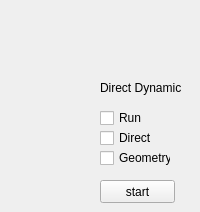
      <widget class="QWidget" name="page_direct_select">
       <widget class="QCheckBox" name="directRunCBox">
        <property name="geometry">
         <rect>
          <x>100</x>
          <y>110</y>
          <width>71</width>
          <height>16</height>
         </rect>
        </property>
        <property name="text">
         <string>Run</string>
        </property>
       </widget>
       <widget class="QLabel" name="directLable">
        <property name="geometry">
         <rect>
          <x>100</x>
          <y>80</y>
          <width>91</width>
          <height>16</height>
         </rect>
        </property>
        <property name="text">
         <string>Direct Dynamic</string>
        </property>
       </widget>
       <widget class="QCheckBox" name="directCBox">
        <property name="geometry">
         <rect>
          <x>100</x>
          <y>130</y>
          <width>71</width>
          <height>16</height>
         </rect>
        </property>
        <property name="text">
         <string>Direct</string>
        </property>
       </widget>
       <widget class="QCheckBox" name="geometryCBox">
        <property name="geometry">
         <rect>
          <x>100</x>
          <y>150</y>
          <width>71</width>
          <height>16</height>
         </rect>
        </property>
        <property name="text">
         <string>Geometry</string>
        </property>
       </widget>
       <widget class="QPushButton" name="directStartBtn">
        <property name="geometry">
         <rect>
          <x>100</x>
          <y>180</y>
          <width>75</width>
          <height>23</height>
         </rect>
        </property>
        <property name="text">
         <string>start</string>
        </property>
       </widget>
      </widget>
